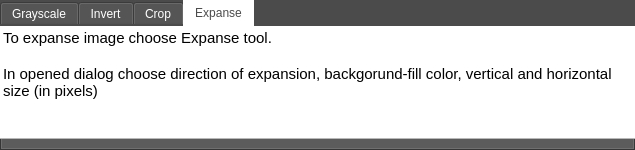
<?xml version="1.0" encoding="UTF-8"?>
<ui version="4.0">
 <class>Help_dialog</class>
 <widget class="QDialog" name="Help_dialog">
  <property name="geometry">
   <rect>
    <x>0</x>
    <y>0</y>
    <width>635</width>
    <height>150</height>
   </rect>
  </property>
  <property name="minimumSize">
   <size>
    <width>635</width>
    <height>150</height>
   </size>
  </property>
  <property name="maximumSize">
   <size>
    <width>635</width>
    <height>150</height>
   </size>
  </property>
  <property name="windowTitle">
   <string>Dialog</string>
  </property>
  <property name="styleSheet">
   <string notr="true">QDialog {
	background-color: rgb(75, 75, 75);
}</string>
  </property>
  <widget class="QTabWidget" name="tabWidget">
   <property name="geometry">
    <rect>
     <x>0</x>
     <y>0</y>
     <width>635</width>
     <height>151</height>
    </rect>
   </property>
   <property name="styleSheet">
    <string notr="true">QTabWidget {
	background-color: rgb(75, 75, 75);
	border: 0px;
}

QTabBar {
	background-color: rgb(75, 75, 75);
	color: white;
}

QTabBar::tab:selected {
	background-color: white;
	color: rgb(75, 75, 75);
}</string>
   </property>
   <property name="currentIndex">
    <number>3</number>
   </property>
   <widget class="QWidget" name="grayscale_tab">
    <property name="styleSheet">
     <string notr="true">border: 0px;</string>
    </property>
    <attribute name="title">
     <string>Grayscale</string>
    </attribute>
    <widget class="QTextBrowser" name="grayscale_text">
     <property name="geometry">
      <rect>
       <x>-2</x>
       <y>0</y>
       <width>638</width>
       <height>147</height>
      </rect>
     </property>
     <property name="html">
      <string>&lt;!DOCTYPE HTML PUBLIC &quot;-//W3C//DTD HTML 4.0//EN&quot; &quot;http://www.w3.org/TR/REC-html40/strict.dtd&quot;&gt;
&lt;html&gt;&lt;head&gt;&lt;meta name=&quot;qrichtext&quot; content=&quot;1&quot; /&gt;&lt;style type=&quot;text/css&quot;&gt;
p, li { white-space: pre-wrap; }
&lt;/style&gt;&lt;/head&gt;&lt;body style=&quot; font-family:'Ubuntu'; font-size:11pt; font-weight:400; font-style:normal;&quot;&gt;
&lt;p style=&quot; margin-top:0px; margin-bottom:0px; margin-left:0px; margin-right:0px; -qt-block-indent:0; text-indent:0px;&quot;&gt;&lt;span style=&quot; color:#000000;&quot;&gt;To invert some area choose Grayscale tool and clicked once on start point, then just released it on finish. &lt;/span&gt;&lt;/p&gt;
&lt;p style=&quot;-qt-paragraph-type:empty; margin-top:0px; margin-bottom:0px; margin-left:0px; margin-right:0px; -qt-block-indent:0; text-indent:0px; color:#000000;&quot;&gt;&lt;br /&gt;&lt;/p&gt;
&lt;p style=&quot; margin-top:0px; margin-bottom:0px; margin-left:0px; margin-right:0px; -qt-block-indent:0; text-indent:0px;&quot;&gt;&lt;span style=&quot; color:#000000;&quot;&gt;To grayscale whole image - Image -&amp;gt; Grayscale (ctrl+G)&lt;/span&gt;&lt;/p&gt;
&lt;p style=&quot;-qt-paragraph-type:empty; margin-top:0px; margin-bottom:0px; margin-left:0px; margin-right:0px; -qt-block-indent:0; text-indent:0px; color:#2e3436;&quot;&gt;&lt;br /&gt;&lt;/p&gt;&lt;/body&gt;&lt;/html&gt;</string>
     </property>
    </widget>
   </widget>
   <widget class="QWidget" name="invert_tab">
    <attribute name="title">
     <string>Invert</string>
    </attribute>
    <widget class="QTextBrowser" name="invert_text">
     <property name="geometry">
      <rect>
       <x>-2</x>
       <y>-2</y>
       <width>635</width>
       <height>472</height>
      </rect>
     </property>
     <property name="html">
      <string>&lt;!DOCTYPE HTML PUBLIC &quot;-//W3C//DTD HTML 4.0//EN&quot; &quot;http://www.w3.org/TR/REC-html40/strict.dtd&quot;&gt;
&lt;html&gt;&lt;head&gt;&lt;meta name=&quot;qrichtext&quot; content=&quot;1&quot; /&gt;&lt;style type=&quot;text/css&quot;&gt;
p, li { white-space: pre-wrap; }
&lt;/style&gt;&lt;/head&gt;&lt;body style=&quot; font-family:'Ubuntu'; font-size:11pt; font-weight:400; font-style:normal;&quot;&gt;
&lt;p style=&quot; margin-top:0px; margin-bottom:0px; margin-left:0px; margin-right:0px; -qt-block-indent:0; text-indent:0px;&quot;&gt;&lt;span style=&quot; color:#000000;&quot;&gt;To invert some area choose Invert color tool and clicked once on start point, then just released it on finish&lt;/span&gt;&lt;/p&gt;
&lt;p style=&quot;-qt-paragraph-type:empty; margin-top:0px; margin-bottom:0px; margin-left:0px; margin-right:0px; -qt-block-indent:0; text-indent:0px; color:#000000;&quot;&gt;&lt;br /&gt;&lt;/p&gt;
&lt;p style=&quot; margin-top:0px; margin-bottom:0px; margin-left:0px; margin-right:0px; -qt-block-indent:0; text-indent:0px;&quot;&gt;&lt;span style=&quot; color:#000000;&quot;&gt;To invert whole image - Image -&amp;gt; Invert colot (ctrl+I)&lt;/span&gt;&lt;/p&gt;
&lt;p style=&quot;-qt-paragraph-type:empty; margin-top:0px; margin-bottom:0px; margin-left:0px; margin-right:0px; -qt-block-indent:0; text-indent:0px; font-family:'monospace'; color:#000000;&quot;&gt;&lt;br /&gt;&lt;/p&gt;&lt;/body&gt;&lt;/html&gt;</string>
     </property>
    </widget>
   </widget>
   <widget class="QWidget" name="crop_tab">
    <attribute name="title">
     <string>Crop</string>
    </attribute>
    <widget class="QTextBrowser" name="crop_text">
     <property name="geometry">
      <rect>
       <x>-2</x>
       <y>-2</y>
       <width>635</width>
       <height>472</height>
      </rect>
     </property>
     <property name="html">
      <string>&lt;!DOCTYPE HTML PUBLIC &quot;-//W3C//DTD HTML 4.0//EN&quot; &quot;http://www.w3.org/TR/REC-html40/strict.dtd&quot;&gt;
&lt;html&gt;&lt;head&gt;&lt;meta name=&quot;qrichtext&quot; content=&quot;1&quot; /&gt;&lt;style type=&quot;text/css&quot;&gt;
p, li { white-space: pre-wrap; }
&lt;/style&gt;&lt;/head&gt;&lt;body style=&quot; font-family:'Ubuntu'; font-size:11pt; font-weight:400; font-style:normal;&quot;&gt;
&lt;p style=&quot; margin-top:0px; margin-bottom:0px; margin-left:0px; margin-right:0px; -qt-block-indent:0; text-indent:0px;&quot;&gt;&lt;span style=&quot; color:#000000;&quot;&gt;To crop image choose Crop tool.&lt;/span&gt;&lt;/p&gt;
&lt;p style=&quot;-qt-paragraph-type:empty; margin-top:0px; margin-bottom:0px; margin-left:0px; margin-right:0px; -qt-block-indent:0; text-indent:0px; color:#000000;&quot;&gt;&lt;br /&gt;&lt;/p&gt;
&lt;p style=&quot; margin-top:0px; margin-bottom:0px; margin-left:0px; margin-right:0px; -qt-block-indent:0; text-indent:0px;&quot;&gt;&lt;span style=&quot; color:#000000;&quot;&gt;In opened dialog choose direction of crop and vertical and horizontal size (in pixels)&lt;/span&gt;&lt;/p&gt;&lt;/body&gt;&lt;/html&gt;</string>
     </property>
    </widget>
   </widget>
   <widget class="QWidget" name="expanse_tab">
    <attribute name="title">
     <string>Expanse</string>
    </attribute>
    <widget class="QTextBrowser" name="expanse_text">
     <property name="geometry">
      <rect>
       <x>-2</x>
       <y>-2</y>
       <width>638</width>
       <height>115</height>
      </rect>
     </property>
     <property name="html">
      <string>&lt;!DOCTYPE HTML PUBLIC &quot;-//W3C//DTD HTML 4.0//EN&quot; &quot;http://www.w3.org/TR/REC-html40/strict.dtd&quot;&gt;
&lt;html&gt;&lt;head&gt;&lt;meta name=&quot;qrichtext&quot; content=&quot;1&quot; /&gt;&lt;style type=&quot;text/css&quot;&gt;
p, li { white-space: pre-wrap; }
&lt;/style&gt;&lt;/head&gt;&lt;body style=&quot; font-family:'Ubuntu'; font-size:11pt; font-weight:400; font-style:normal;&quot;&gt;
&lt;p style=&quot; margin-top:0px; margin-bottom:0px; margin-left:0px; margin-right:0px; -qt-block-indent:0; text-indent:0px;&quot;&gt;&lt;span style=&quot; color:#000000;&quot;&gt;To expanse image choose Expanse tool.&lt;/span&gt;&lt;/p&gt;
&lt;p style=&quot;-qt-paragraph-type:empty; margin-top:0px; margin-bottom:0px; margin-left:0px; margin-right:0px; -qt-block-indent:0; text-indent:0px; color:#000000;&quot;&gt;&lt;br /&gt;&lt;/p&gt;
&lt;p style=&quot; margin-top:0px; margin-bottom:0px; margin-left:0px; margin-right:0px; -qt-block-indent:0; text-indent:0px;&quot;&gt;&lt;span style=&quot; color:#000000;&quot;&gt;In opened dialog choose direction of expansion, backgorund-fill color, vertical and horizontal size (in pixels)&lt;/span&gt;&lt;/p&gt;&lt;/body&gt;&lt;/html&gt;</string>
     </property>
    </widget>
   </widget>
  </widget>
 </widget>
 <resources/>
 <connections/>
</ui>
